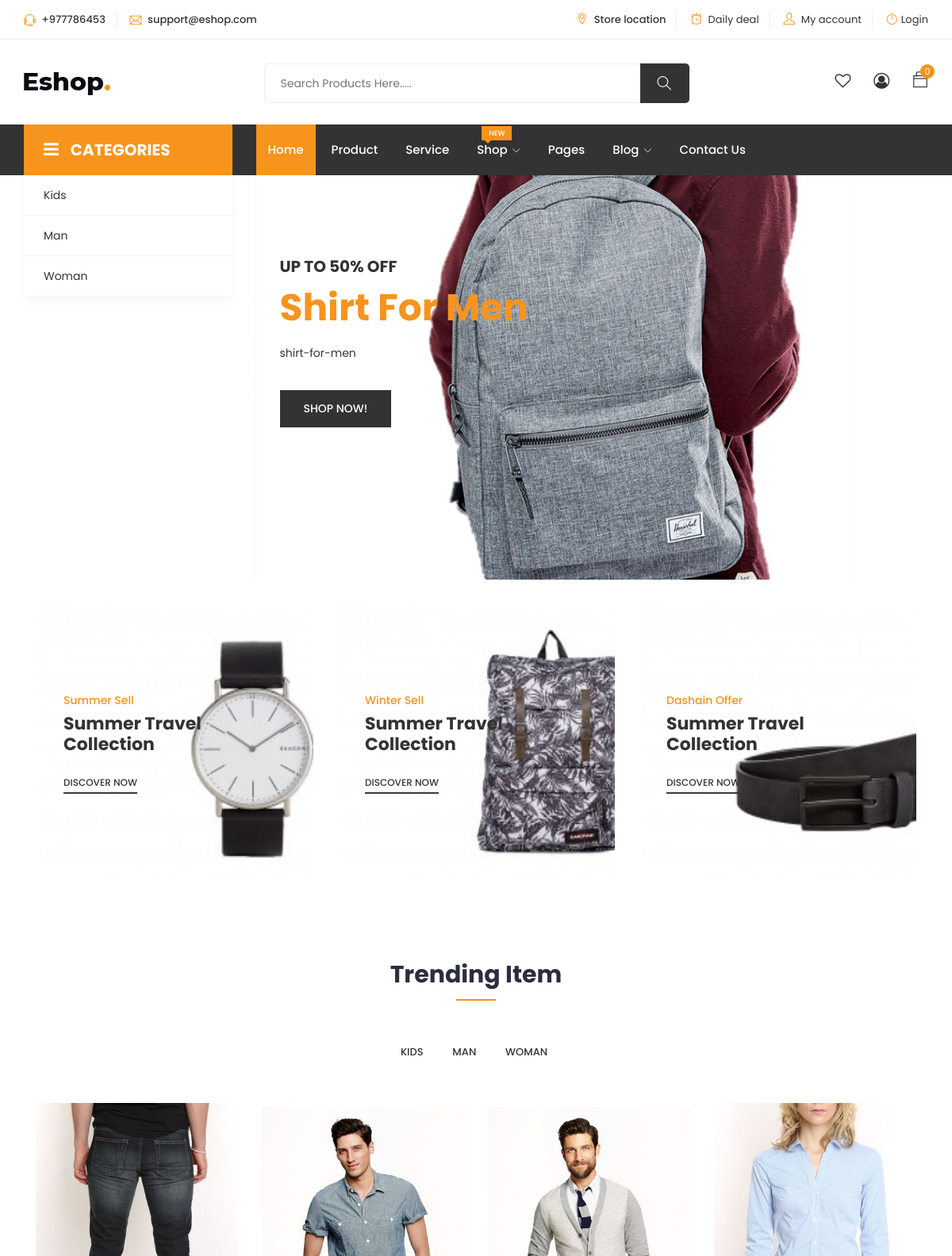
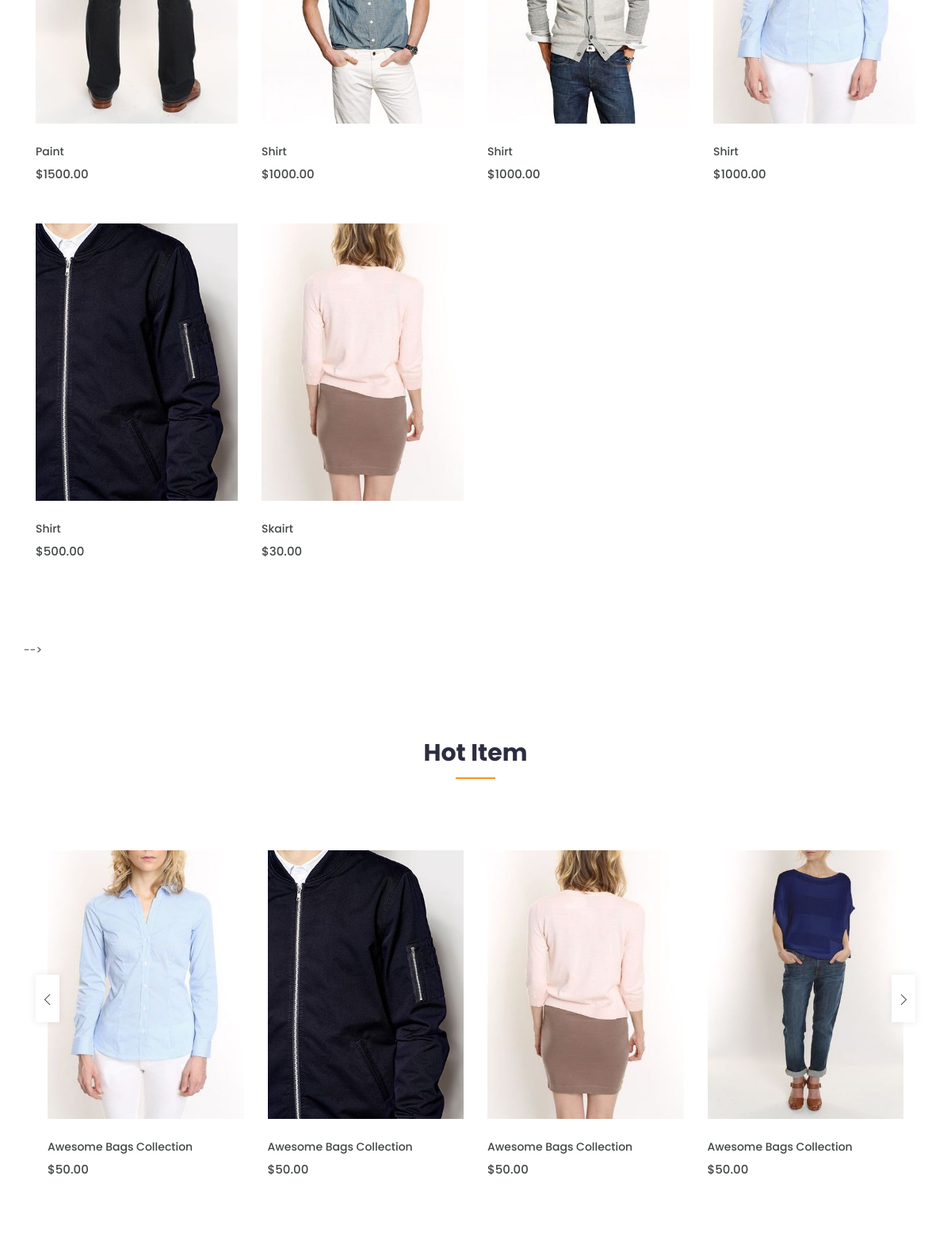
The page / (upper part) on the database its author committed (2 pictures, top to bottom).
### Store/models.py (models this page shows, shortened)
class Collection(models.Model):
    title=models.CharField(max_length=255)
    featured_product=models.ForeignKey('Product',on_delete=models.SET_NULL,null=True,related_name='+',blank=True)
    class Meta:
        ordering=['title']

class Banner(models.Model):
    title=models.CharField(max_length=255)
    description=models.CharField(max_length=255)
    slug=models.CharField(max_length=255)
    photo=models.ImageField(upload_to='images/')
    active=models.BooleanField(null=False,default=False)
    large=models.BooleanField(null=False,default=False)

class Product(models.Model):
    title=models.CharField(max_length=255)
    slug=models.SlugField()
    description=models.TextField(null=True,blank=True)
    unit_price=models.DecimalField(max_digits=6,decimal_places=2,
    validators=[MinValueValidator(1)])
    inventory=models.CharField(max_length=255)
    last_update=models.DateTimeField(auto_now=True)
    collection=models.ForeignKey(Collection,on_delete=models.PROTECT)
    promotions=models.ManyToManyField(Promotion,blank=True)
    active=models.BooleanField(null=False,default=False)
    trending=models.BooleanField(default=False)
    hot=models.BooleanField(default=False)
    product_image=models.ImageField(upload_to='images/',null=True,blank=True)
    class Meta:
        ordering=['title']

### Store/views.py (the view, shortened to what this page needs)
# urls.py: path('',v.Index.as_view(),name='homepage'),
class Index(View):
    def get(self,request):
        cart = request.session.get('cart')
        if not cart:
            request.session['cart'] = {}
        cid=request.GET.get('cat')
        banner=Banner.objects.filter(active=True,large=True).first()
        queryset=Banner.objects.filter(active=True,large=False)
        category=Collection.objects.all()
        if cid:
            trending=Product.objects.filter(trending=True,active=True).filter(collection__id=cid)
        else:
            trending=Product.objects.filter(trending=True,active=True).filter()
        hot=Product.objects.filter(hot=True,active=True)
        eventp=event.objects.last()
        return render(request,'index.html',{'topbanner':banner,'smallbanner':list(queryset),'category':list(category),'trending':list(trending),'hot':list(hot),'event':eventp})

### Store/templatetags/cart.py (called while the page is built)
@register.filter(name='cart_quantity')
def cart_quantity(cart):
  return sum(cart.values())

### Store/templates/index.html (shortened to what this page needs)
{% extends 'main.html'%}
{% load static %}
{% block content %}
	<section class="hero-slider">
		<div class="single-slider">
			<div class="container">
				<div class="row no-gutters">
					<div class="col-lg-9 offset-lg-3 col-12">
						<div class="text-inner">
							<div class="row">
								<div class="col-lg-7 col-12">
									<div class="hero-text">
										<h1><span>UP TO 50% OFF </span>{{topbanner.title}}</h1>
										<p>{{topbanner.slug}}</p>
										<div class="button">
											<a href='#' class="btn">Shop Now!</a>
										</div>
									</div>
								</div>
							</div>
						</div>
					</div>
				</div>
			</div>
		</div>
	</section>
	<section class="small-banner section">
		<div class="container-fluid">
			<div class="row">
				{% for banner in smallbanner %}
				<div class="col-lg-4 col-md-6 col-12">
					<div class="single-banner">
						<img src="{{banner.photo.url}}" alt="#">
						<div class="content">
							<p>{{banner.title}}</p>
							<h3>Summer travel <br> collection</h3>
							<a href="#">Discover Now</a>
						</div>
					</div>
				</div>
				{%endfor%}
			</div>
		</div>
	</section>
    <div class="product-area section">
            <div class="container">
				<div class="row">
					<div class="col-12">
						<div class="section-title">
							<h2>Trending Item</h2>
						</div>
					</div>
				</div>
				<div class="row">
					<div class="col-12">
						<div class="product-info">
							<div class="nav-main">
								<ul class="nav nav-tabs" id="myTab" role="tablist">
									{%for c in category %}
									<li class="nav-item"><a  href="/?cat={{c.id}}" >{{c.title}}</a></li>
									{%endfor%}
								</ul>
							</div>
							<div class="tab-content" id="myTabContent">
								<div class="tab-pane fade show active" id="man" role="tabpanel">
									<div class="tab-single">
										<div class="row">
											{%for p in trending%}
											<div class="col-xl-3 col-lg-4 col-md-4 col-12">
												<div class="single-product">
													<div class="product-img">
														<a href="product-details.html">
															<img class="default-img" src="{{p.product_image.url}}" alt="#">
														</a>
														<div class="button-head">
															<div class="product-action">
															</div>
														</div>
														</div>
														<div class="product-content">
														<h3><a href="product-details.html">{{p.title}}</a></h3>
														<div class="product-price">
															<span>${{p.unit_price}}</span>
														</div>
													</div>
												</div>
											</div>
											{%endfor%}
										</div>
									</div>
								</div>
							</div>
						</div>
					</div>
				</div>
            </div>
    </div>
                                     -->
	<div class="product-area most-popular section">
        <div class="container">
            <div class="row">
				<div class="col-12">
					<div class="section-title">
						<h2>Hot Item</h2>
					</div>
				</div>
            </div>
            <div class="row">
                <div class="col-12">
                    <div class="owl-carousel popular-slider">
						{% for h in hot%}
						<div class="single-product">
                            <div class="product-img">
                                <a href="product-details.html">
                                    <img class="default-img" src="{{h.product_image.url}}" alt="#">
                                </a>
								<div class="button-head">
									<div class="product-action">
									</div>
								</div>
                            </div>
                            <div class="product-content">
                                <h3><a href="product-details.html">Awesome Bags Collection</a></h3>
                                <div class="product-price">
                                    <span>$50.00</span>
                                </div>
                            </div>
                        </div>
						{%endfor%}
                    </div>
                </div>
            </div>
        </div>
    </div>
{% endblock %}

### Store/templates/main.html (shortened to what this page needs)
{% load static %}
{% load cart %}
<!DOCTYPE html>
<html lang="zxx">
<head>
	<link rel="stylesheet" href="{% static 'css/bootstrap.css' %}">
    <link rel="stylesheet" href="{% static 'css/magnific-popup.min.css' %}">
    <link rel="stylesheet" href="{% static 'css/font-awesome.css' %}">
	<link rel="stylesheet" href="{% static 'css/jquery.fancybox.min.css' %}">
    <link rel="stylesheet" href="{% static 'css/themify-icons.css' %}">
    <link rel="stylesheet" href="{% static 'css/niceselect.css' %}">
    <link rel="stylesheet" href="{% static 'css/animate.css' %}">
    <link rel="stylesheet" href="{% static 'css/flex-slider.min.css' %}">
    <link rel="stylesheet" href="{% static 'css/owl-carousel.css' %}">
    <link rel="stylesheet" href="{% static 'css/slicknav.min.css' %}">
	<link rel="stylesheet" href="{% static 'css/reset.css' %}">
	<link rel="stylesheet" href="{% static 'css/style1.css' %}">
    <link rel="stylesheet" href="{% static 'css/responsive.css'%}">
</head>
<body class="js">
	<header class="header shop">
		<div class="topbar">
			<div class="container">
				<div class="row">
					<div class="col-lg-4 col-md-12 col-12">
						<div class="top-left">
							<ul class="list-main">
								<li><i class="ti-headphone-alt"></i> +977786453</li>
								<li><i class="ti-email"></i> support@eshop.com</li>
							</ul>
						</div>
					</div>
					<div class="col-lg-8 col-md-12 col-12">
						<div class="right-content">
							<ul class="list-main">
								<li><i class="ti-location-pin"></i> Store location</li>
								<li><i class="ti-alarm-clock"></i> <a href="#">Daily deal</a></li>
								<li><i class="ti-user"></i> <a href="#">My account</a></li>
								<li><i class="ti-power-off"></i><a href="login.html#">Login</a></li>
							</ul>
						</div>
					</div>
				</div>
			</div>
		</div>
		<div class="middle-inner">
			<div class="container">
				<div class="row">
					<div class="col-lg-2 col-md-2 col-12">
						<div class="logo">
							<a href="index.html"><img src="{% static 'images/logo.png' %}" alt="logo"></a>
						</div>
					</div>
					<div class="col-lg-8 col-md-7 col-12">
						<div class="search-bar-top">
							<div class="search-bar">
								<form>
									<input name="search" placeholder="Search Products Here....." type="search">
									<button class="btnn"><i class="ti-search"></i></button>
								</form>
							</div>
						</div>
					</div>
					<div class="col-lg-2 col-md-3 col-12">
						<div class="right-bar">
							<div class="sinlge-bar">
								<a href="#" class="single-icon"><i class="fa fa-heart-o" aria-hidden="true"></i></a>
							</div>
							<div class="sinlge-bar">
								<a href="#" class="single-icon"><i class="fa fa-user-circle-o" aria-hidden="true"></i></a>
							</div>
							<div class="sinlge-bar shopping">
								<a href="cart" class="single-icon"><i class="ti-bag"></i> <span class="total-count">{{request.session.cart|cart_quantity}}</span></a>
							</div>
						</div>
					</div>
				</div>
			</div>
		</div>
		<div class="header-inner">
			<div class="container">
				<div class="cat-nav-head">
					<div class="row">
						<div class="col-lg-3">
							<div class="all-category">
								<h3 class="cat-heading"><i class="fa fa-bars" aria-hidden="true"></i>CATEGORIES</h3>
								<ul class="main-category">
                                     {% for c in category %}
									<li><a href="#">{{c.title}}</a></li>
								   {%endfor%}
								</ul>
							</div>
						</div>
						<div class="col-lg-9 col-12">
							<div class="menu-area">
								<nav class="navbar navbar-expand-lg">
									<div class="navbar-collapse">
										<div class="nav-inner">
											<ul class="nav main-menu menu navbar-nav">
													<li class="active"><a href="#">Home</a></li>
													<li><a href="#">Product</a></li>
													<li><a href="#">Service</a></li>
													<li><a href="#">Shop<i class="ti-angle-down"></i><span class="new">New</span></a>
													</li>
													<li><a href="#">Pages</a></li>
													<li><a href="#">Blog<i class="ti-angle-down"></i></a>
													</li>
													<li><a href="contact.html">Contact Us</a></li>
												</ul>
										</div>
									</div>
								</nav>
							</div>
						</div>
					</div>
				</div>
			</div>
		</div>
	</header>
<div class="container">
{% block content %}
{% endblock %}
</div>
</body>
</html>

### rows shown on the page
Collection: title "Kids", title "KIDS"
Collection: title "Man", title "MAN"
Collection: title "Woman", title "WOMAN"
Banner: title "Shirt For Men", slug "shirt-for-men"
Banner: photo (picture), title "Summer Sell"
Banner: photo (picture), title "Winter Sell"
Banner: photo (picture), title "Dashain Offer"
Product: product_image (picture), title "Paint", unit_price "1500.00"
Product: product_image (picture), title "Shirt", unit_price "1000.00"
Product: product_image (picture), title "Shirt", unit_price "1000.00"
Product: product_image (picture), title "Shirt", unit_price "1000.00"
Product: product_image (picture), title "Shirt", unit_price "500.00"
Product: product_image (picture), title "Skairt", unit_price "30.00"
Product: product_image (picture)

### other values the page prints
{{ request.session.cart|cart_quantity }} "0"
